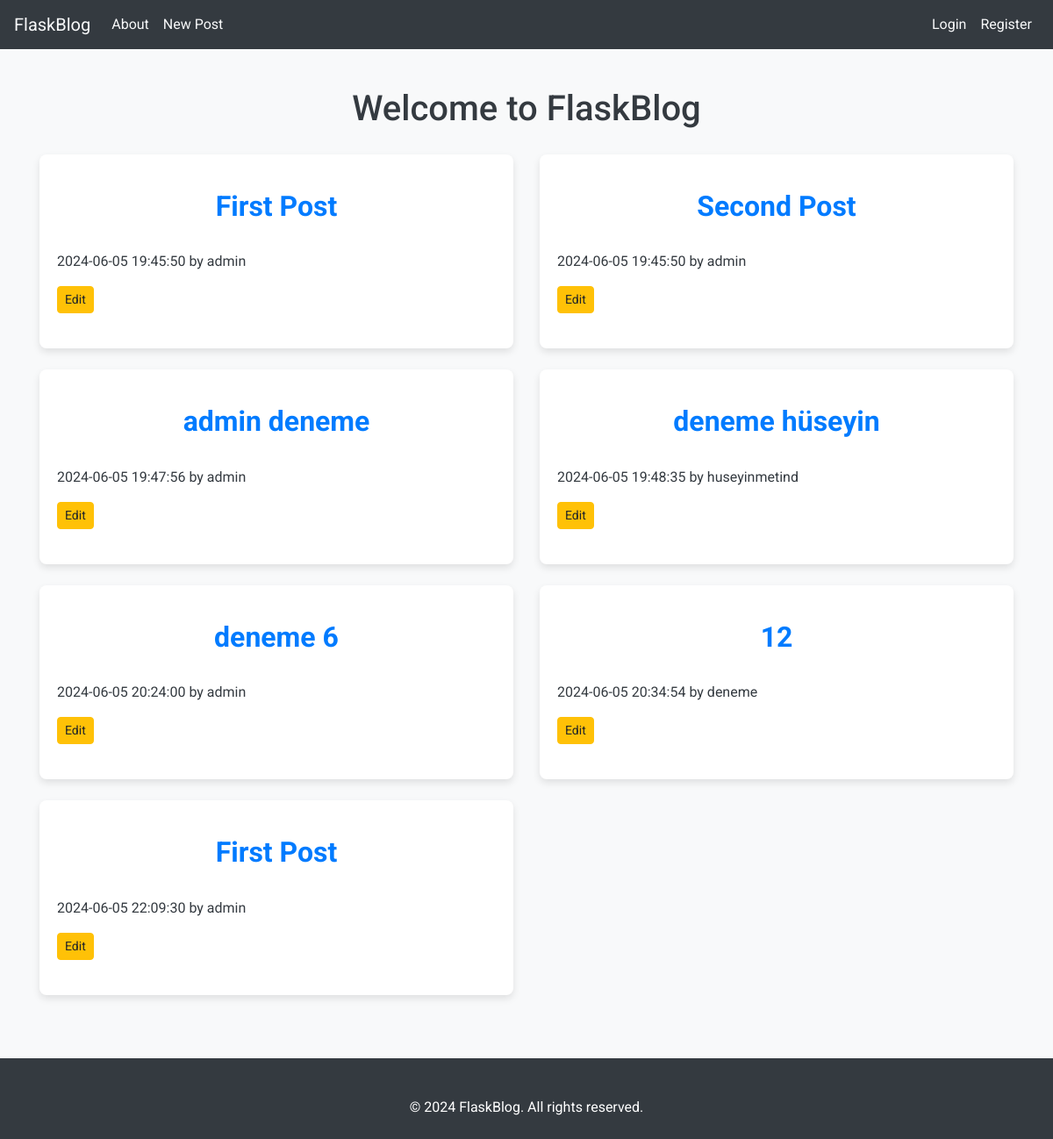
The page / on the database its author committed.
### tables this page shows
CREATE TABLE posts (
    id INTEGER PRIMARY KEY AUTOINCREMENT,
    user_id INTEGER NOT NULL,
    created TIMESTAMP NOT NULL DEFAULT CURRENT_TIMESTAMP,
    title TEXT NOT NULL,
    content TEXT NOT NULL,
    FOREIGN KEY (user_id) REFERENCES users (id)
);

CREATE TABLE users (
    id INTEGER PRIMARY KEY AUTOINCREMENT,
    username TEXT NOT NULL,
    email TEXT NOT NULL,
    password TEXT NOT NULL
);

### app.py (the view)
@app.route("/")
def index():
    conn = get_connection()
    posts = conn.execute(
        """
        SELECT posts.*, users.username
        FROM posts
        JOIN users ON posts.user_id = users.id
    """
    ).fetchall()
    conn.close()
    return render_template("index.html", posts=posts)

### app.py (called while the page is built)
def get_connection():
    conn = sqlite3.connect("database.db")
    conn.row_factory = sqlite3.Row
    return conn

### templates/index.html
{% extends 'base.html' %}
{% block content %}
<h1>{% block title %} Welcome to FlaskBlog {% endblock %}</h1>
<div class="row">
    {% for post in posts %}
    <div class="col-md-6 mb-4">
        <div class="card h-100">
            <div class="card-body">
                <h2 class="card-title">
                    <a href="{{ url_for('post', post_id=post['id']) }}" class="post-title">{{ post['title'] }}</a>
                </h2>
                <p class="card-meta">{{ post['created'] }} by {{ post['username'] }}</p>
                <a href="{{ url_for('edit', id=post['id']) }}" class="btn btn-warning btn-sm">Edit</a>
            </div>
        </div>
    </div>
    {% endfor %}
</div>
{% endblock %}

### templates/base.html (shortened to what this page needs)
<!doctype html>
<html lang="en">
<head>
    <link rel="stylesheet" href="https://stackpath.bootstrapcdn.com/bootstrap/4.5.2/css/bootstrap.min.css">
    <link rel="stylesheet" href="{{ url_for('static', filename='style/style.css') }}">
</head>
<body>
    <nav class="navbar navbar-expand-lg navbar-dark bg-dark">
        <a class="navbar-brand" href="{{ url_for('index') }}">FlaskBlog</a>
        <div class="collapse navbar-collapse" id="navbarNav">
            <ul class="navbar-nav mr-auto">
                <li class="nav-item">
                    <a class="nav-link" href="#">About</a>
                </li>
                <li class="nav-item">
                    <a class="nav-link" href="{{ url_for('create') }}">New Post</a>
                </li>
            </ul>
            <ul class="navbar-nav ml-auto">
                {% if session.get('user_id') %}
                <li class="nav-item">
                    <a class="nav-link" href="{{ url_for('logout') }}">Logout</a>
                </li>
                {% else %}
                <li class="nav-item">
                    <a class="nav-link" href="{{ url_for('login') }}">Login</a>
                </li>
                <li class="nav-item">
                    <a class="nav-link" href="{{ url_for('register') }}">Register</a>
                </li>
                {% endif %}
            </ul>
        </div>
    </nav>
    <div class="container mt-4">
        {% block content %}{% endblock %}
    </div>
    <footer class="footer bg-dark text-white mt-5 p-4 text-center">
        <div class="container">
            <span>&copy; 2024 FlaskBlog. All rights reserved.</span>
        </div>
    </footer>
</body>
</html>

### static/style/style.css (style rules this page uses)
body { font-family: 'Roboto', sans-serif; background-color: #f8f9fa; color: #343a40; margin: 0; padding: 0; }
.navbar { background-color: #343a40; }
.navbar-brand, .nav-link { color: #f8f9fa !important; }
.container { margin-top: 20px; }
h1, h2 { text-align: center; color: #343a40; padding: 20px; }
.card { margin-bottom: 20px; border: none; border-radius: 0.5rem; box-shadow: 0 4px 8px rgba(0, 0, 0, 0.1); }
.card-title a { color: #007bff; text-decoration: none; font-weight: 700; }
.btn-primary, .btn-warning, .btn-danger { border-radius: 0.25rem; box-shadow: none; transition: background-color 0.2s ease; }
.footer { background-color: #343a40; color: #ffffff; padding: 1rem 0; text-align: center; }

### rows shown on the page
posts: title "First Post", created "2024-06-05 19:45:50", username "admin"
posts: title "Second Post", created "2024-06-05 19:45:50", username "admin"
posts: title "admin deneme", created "2024-06-05 19:47:56", username "admin"
posts: title "deneme hüseyin", created "2024-06-05 19:48:35", username "huseyinmetind"
posts: title "deneme 6", created "2024-06-05 20:24:00", username "admin"
posts: title "12", created "2024-06-05 20:34:54", username "deneme"
posts: title "First Post", created "2024-06-05 22:09:30", username "admin"
